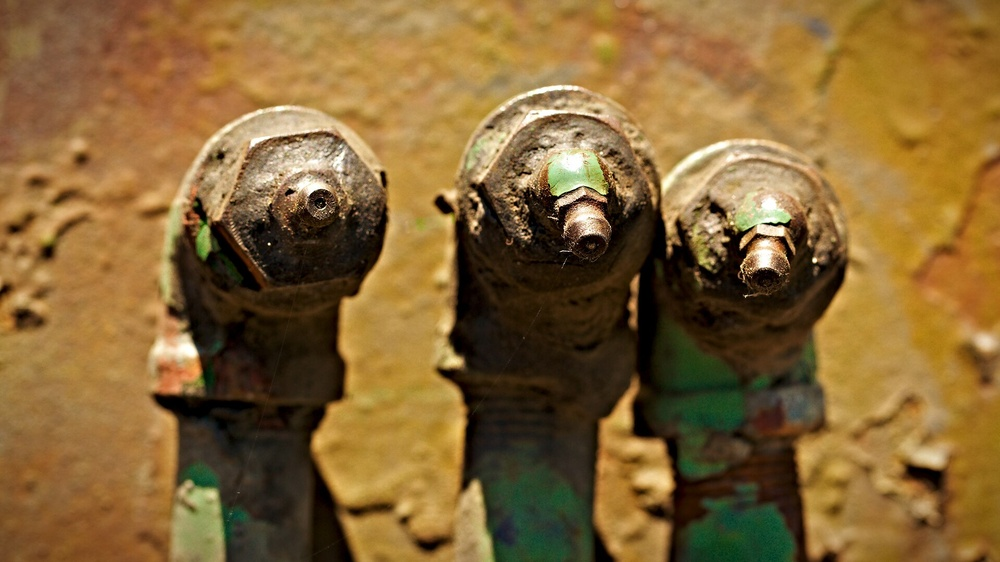
#> input picture data/pipe_corrosion.jpg, 1000 x 562 px, shrunk from 1920 x 1080 before the run
$ python -i spalling.py   (imports and definitions only)
#> lines starting #> are read from the running program, lines starting #| are printed output that depends on the picture; after the words box and inside, x2 and y2 are one past the last pixel; in counts of white or black regions, pixels touching at a corner belong together
#> further down, picture is the input picture: shape (562, 1000, 3); mean B, G, R 53.3, 101.4, 133
"""Multi-Defect Spalling & Edge Degradation Detection (vision/spalling.py).

Detects structural cracking, concrete spalling, and edge fractures on cement plant equipment
using Canny edge detection and contour geometric analysis.
"""

import cv2
import numpy as np
from typing import Dict, Any


def detect_spalling_and_cracks(image: np.ndarray) -> Dict[str, Any]:
    """Analyzes an image for structural cracks and spalling defects using edge gradient analysis.

    Args:
        image: BGR NumPy array of the industrial asset.

    Returns:
        Dictionary containing crack count, spalling severity score, and defect bounding metrics.
    """
    if image is None or image.size == 0:
        return {"crack_count": 0, "spalling_score": 0.0, "status": "INVALID_IMAGE"}

    gray = cv2.cvtColor(image, cv2.COLOR_BGR2GRAY)
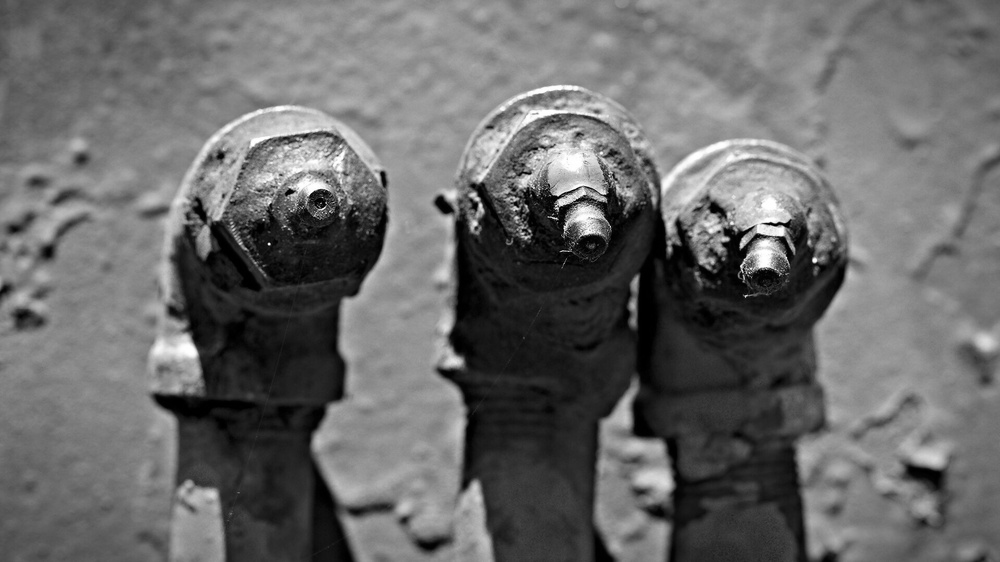
#> gray: shape (562, 1000); min 0, max 255, mean 105.4
    blurred = cv2.GaussianBlur(gray, (5, 5), 0)

    # Canny edge detection for structural cracks and fracture edges
    edges = cv2.Canny(blurred, 50, 150)
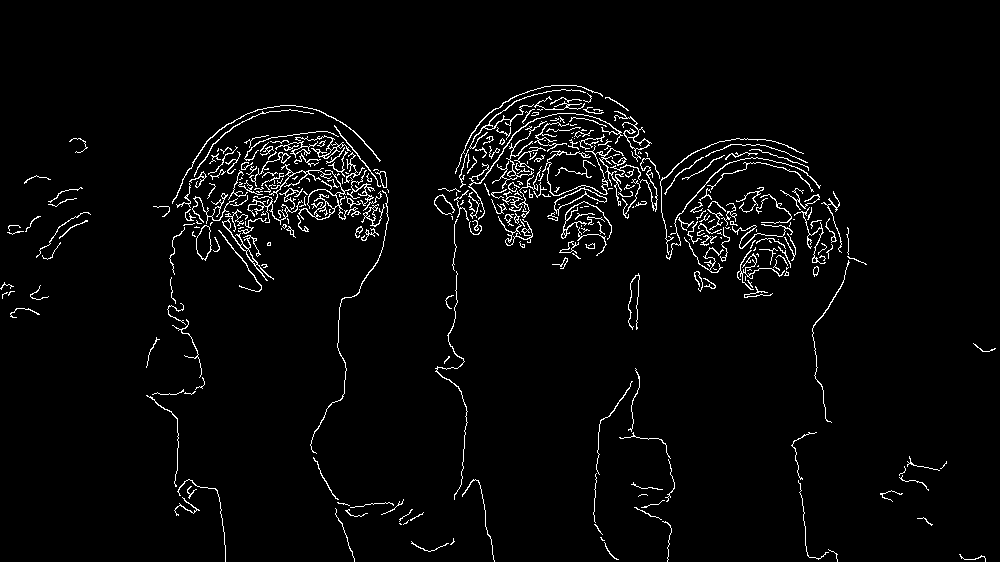
#> edges: shape (562, 1000); 3.2% white in thin lines or dots, all inside (x1, y1, x2, y2) = (0, 85, 996, 562)

    # Find contours of edge fragments
    contours, _ = cv2.findContours(edges, cv2.RETR_EXTERNAL, cv2.CHAIN_APPROX_SIMPLE)
#> contours = 344 contours, 277 with area under 20; largest, box (x1, y1, x2, y2) and area: (554, 187, 607, 216) 386, (196, 225, 212, 261) 364, (298, 170, 351, 220) 261, (222, 218, 274, 281) 208, (468, 113, 623, 220) 203

    crack_count = 0
    total_edge_pixels = int(np.sum(edges > 0))
#> total_edge_pixels = 18078
    total_pixels = gray.shape[0] * gray.shape[1]
#> total_pixels = 562000
    spalling_score = float(total_edge_pixels / total_pixels) * 100.0
#> spalling_score = 3.22

    for cnt in contours:
        perimeter = cv2.arcLength(cnt, True)
        if perimeter > 20:  # significant linear or jagged edge
            crack_count += 1
#> this loop made 344 passes
#> perimeter on passes 1, 2, 3, 4, 5, 6, 7, 9, 10, 11, 12, 13: 70.28, 36.38, 48.53, 90.91, 15.9, 11.66, 27.21, 100.7, 13.9, 38.63, 33.8, 40.87
#> (cnt, perimeter) on passes 8, 59: ([[399, 523], [400, 524], [401, 524], [400, 523]], 4.83), ([[745, 276], [745, 280]], 8)
#> after the loop, crack_count = 257

    return {
        "crack_count": crack_count,
        "spalling_score": round(spalling_score, 2),
        "status": "DETECTED" if crack_count > 5 else "NORMAL"
    }

>>> import cv2
>>> picture = cv2.imread('../data/pipe_corrosion.jpg')
>>> result = detect_spalling_and_cracks(picture)
#> result = {'crack_count': 257, 'spalling_score': 3.22, 'status': 'DETECTED'}
